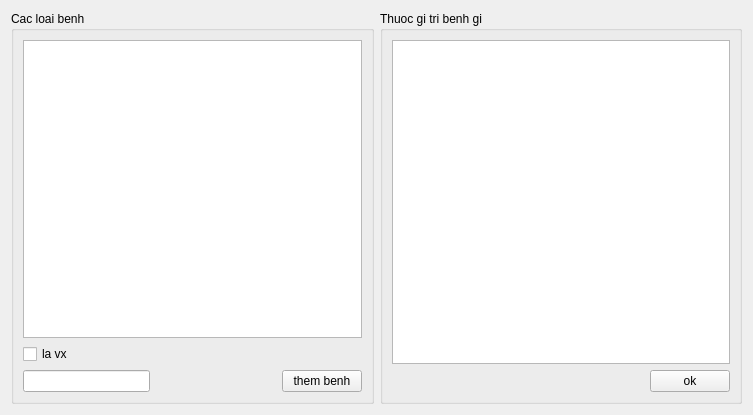
<?xml version="1.0" encoding="UTF-8"?>
<ui version="4.0">
 <class>ManageTiemNgua</class>
 <widget class="QWidget" name="ManageTiemNgua">
  <property name="geometry">
   <rect>
    <x>0</x>
    <y>0</y>
    <width>753</width>
    <height>415</height>
   </rect>
  </property>
  <property name="windowTitle">
   <string>Quan ly phong ngua</string>
  </property>
  <layout class="QHBoxLayout" name="horizontalLayout_4">
   <item>
    <widget class="QGroupBox" name="groupBox_2">
     <property name="title">
      <string>Cac loai benh</string>
     </property>
     <layout class="QHBoxLayout" name="horizontalLayout_2">
      <item>
       <layout class="QVBoxLayout" name="verticalLayout_2">
        <item>
         <widget class="QTableView" name="tableView_benh"/>
        </item>
        <item>
         <widget class="QCheckBox" name="checkBox">
          <property name="text">
           <string>la vx</string>
          </property>
         </widget>
        </item>
        <item>
         <layout class="QHBoxLayout" name="horizontalLayout">
          <item>
           <widget class="QLineEdit" name="lineEdit"/>
          </item>
          <item>
           <spacer name="horizontalSpacer">
            <property name="orientation">
             <enum>Qt::Horizontal</enum>
            </property>
            <property name="sizeHint" stdset="0">
             <size>
              <width>40</width>
              <height>20</height>
             </size>
            </property>
           </spacer>
          </item>
          <item>
           <widget class="QPushButton" name="pushButton">
            <property name="text">
             <string>them benh</string>
            </property>
           </widget>
          </item>
         </layout>
        </item>
       </layout>
      </item>
     </layout>
    </widget>
   </item>
   <item>
    <widget class="QGroupBox" name="groupBox">
     <property name="title">
      <string>Thuoc gi tri benh gi</string>
     </property>
     <layout class="QHBoxLayout" name="horizontalLayout_5">
      <item>
       <layout class="QVBoxLayout" name="verticalLayout">
        <item>
         <widget class="QTableView" name="tableView_phong"/>
        </item>
        <item>
         <layout class="QHBoxLayout" name="horizontalLayout_3">
          <item>
           <spacer name="horizontalSpacer_2">
            <property name="orientation">
             <enum>Qt::Horizontal</enum>
            </property>
            <property name="sizeHint" stdset="0">
             <size>
              <width>40</width>
              <height>20</height>
             </size>
            </property>
           </spacer>
          </item>
          <item>
           <widget class="QPushButton" name="pushButton_2">
            <property name="text">
             <string>ok</string>
            </property>
           </widget>
          </item>
         </layout>
        </item>
       </layout>
      </item>
     </layout>
    </widget>
   </item>
  </layout>
 </widget>
 <resources/>
 <connections>
  <connection>
   <sender>lineEdit</sender>
   <signal>returnPressed()</signal>
   <receiver>pushButton</receiver>
   <slot>click()</slot>
   <hints>
    <hint type="sourcelabel">
     <x>119</x>
     <y>256</y>
    </hint>
    <hint type="destinationlabel">
     <x>228</x>
     <y>271</y>
    </hint>
   </hints>
  </connection>
 </connections>
</ui>
